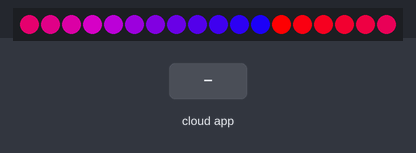
The sketch below on a simulated ESP8266 (NodeMCU). Shown: 18 RGB LEDs in strip order, left to right. Inputs (shaded band) come from the test bench. WiFi joins after 1.5 s; servers stay silent unless stated.

Above: at 1.93 s.
2.8 s: the phone or cloud app sets xxxxxxxxxxxxxxxxxxxxxxxx to 0
At 4.0 s:
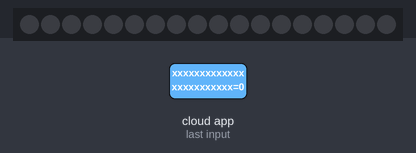
4.3 s: the phone or cloud app sets xxxxxxxxxxxxxxxxxxxxxxxx to 1
At 4.42 s:
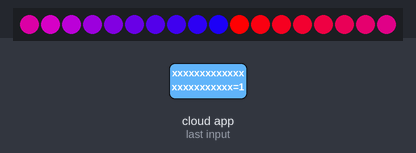
Timing chart, 0 to 7.3 s (numbered marks = the images above; inputs shaded):
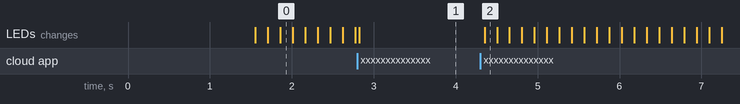

Measured:
- after the input at 2.8 s, the LEDs: change at once (image 1)
- after the input at 4.3 s, the LEDs: change after 0.05 s (image 2)

The sketch:

smart-lanterns.ino
```cpp
/*
* CREATED BY: ETIENNE NAUDE - eti@naude.dev
* LINK FILES AND RUN AS MAIN
*
*
* the main file to edit is conf.h this is only for extra editing outside teh scope of the workshop
*/


#ifdef ENABLE_DEBUG
       #define DEBUG_ESP_PORT Serial
       #define NODEBUG_WEBSOCKETS
       #define NDEBUG
#endif

#include <ESP8266WiFi.h>
#include "SinricPro.h"
#include "SinricProLight.h"
#include "conf.h"
#include "patterns.h"


SinricProLight& Light = SinricPro[LIGHT_ID];
bool powerState = true;

void setup() {
  setupLeds();

  setupWiFi();
  setupSinricPro();
}

void loop()
{
  if(powerState){
    drawPattern();
  } else {
    clearLeds();
  }
  SinricPro.handle();
}


bool onPowerState(const String &deviceId, bool &state) {
  powerState = state;
  return true;
}

bool onBrightness(const String& deviceId, int& brightness) {
    FastLED.setBrightness(brightness);
    return true;
}

bool onAdjustBrightness(const String& deviceId, int& brightnessDelta) {
    FastLED.setBrightness(FastLED.getBrightness() + brightnessDelta);
    return true;
}

void setupWiFi() {
    WiFi.begin(WIFI_SSID, WIFI_PASS);
    while (WiFi.status() != WL_CONNECTED) {
        delay(250);
    }
}

void setupSinricPro() {
    Light.onPowerState(onPowerState);
    Light.onBrightness(onBrightness);
    Light.onAdjustBrightness(onAdjustBrightness);
    SinricPro.begin(APP_KEY, APP_SECRET);
}
```

conf.h
```cpp
#define BAUD_RATE         115200

// LED SETTINGS
#define LED_PIN   D4
#define LED_COUNT 18


// WIFI SETTINGS
#define WIFI_SSID         "UoA-Unleash"
#define WIFI_PASS         "UoA_Unl3ash"

// Sinric Pro
#define LIGHT_ID          "xxxxxxxxxxxxxxxxxxxxxxxx"
#define APP_KEY           "d6d37047-xxxx-xxxx-xxxx-xxxxxxxxxxxx"
#define APP_SECRET        "xxxxxxxx-xxxx-xxxx-xxxx-xxxxxxxxxxxx-xxxxxxx-xxxx-xxxx-xxxx-xxxxxxxxxxxx"


#define HUE 200
#define PATTERN 1

/*
  0 -> Trail
  1 -> rainbow trail
  2 -> still
*/
```

patterns.h
```cpp
/*
* CREATED BY: ETIENNE NAUDE - eti@naude.dev
* Some Functions
*
* Each function shows a different pattern on the ring
*
*/


#include "conf.h"
#include <FastLED.h>

int ledIndex = 0;
CRGB insideLeds[LED_COUNT];

void setupLeds(){
  FastLED.addLeds<WS2812, LED_PIN, GRB>(insideLeds, LED_COUNT);
}

void clearLeds(){
  FastLED.clear();
  FastLED.show();
}


void drawTrail(){
 for(int i = 0; i < LED_COUNT; i++){
    insideLeds[(LED_COUNT+i-ledIndex)%LED_COUNT] = CHSV(HUE,255,255-(i*5));
  }
  ledIndex++;
  if(ledIndex >= LED_COUNT){ledIndex = 0;}
  delay(50);
}

void drawRainbow(){
 for(int i = 0; i < LED_COUNT; i++){
    insideLeds[(LED_COUNT+i-ledIndex)%LED_COUNT] = CHSV(255-(i*5),255,255);
  }
  ledIndex++;
  if(ledIndex >= LED_COUNT){ledIndex = 0;}
  delay(50);
}

void drawColour(){
 for(int i = 0; i < LED_COUNT; i++){
    insideLeds[i] = CHSV(HUE,255,255);
  }
  delay(200);
}


void drawPattern(){

  switch(PATTERN){
    case 0:
      drawTrail();
    case 1:
      drawRainbow();
      break;
    case 2:
      drawColour();
      break;
  }

  FastLED.show();
}
```
